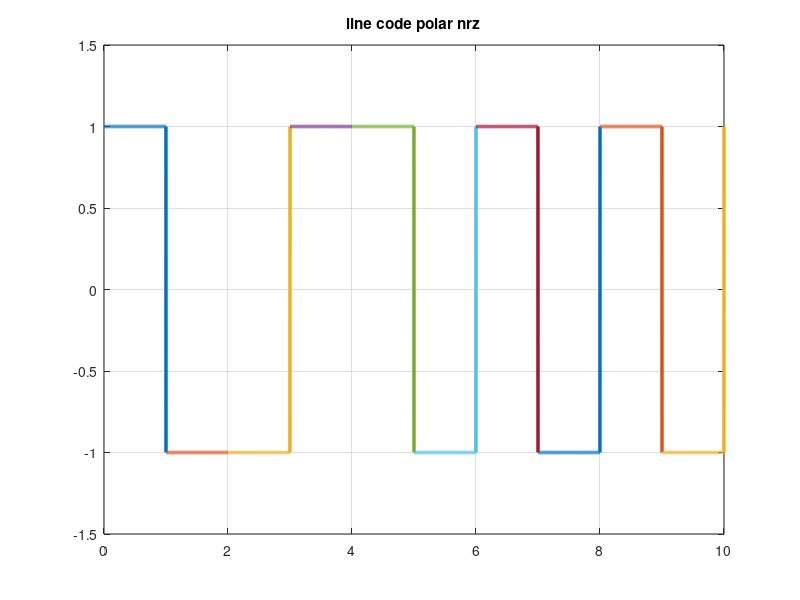

Recreate this plot in MATLAB.
clc;close all;clear all;
h=[1 0 0 1 1 0 1 0 1 0];
n=1;
l=length(h);
h(l+1)=1;
while n<=length(h)-1;
    t=n-1:0.001:n;
if h(n)==0
    if h(n+1)==0
        y=-(t<n)-(t==n);
    else
        y=-(t<n)+(t==n);
end
d=plot(t,y);grid on;
title('line code polar nrz');
set(d,'linewidth',2.5);
hold on;
axis([0 length(h)-1 -1.5 1.5]);
disp('zero')
else 
    if h(n+1)==0
        y=(t<n)-1*(t==n);
    else
        y=(t<n)+1*(t==n);
    end
    d=plot(t,y);grid on;
title('line code polar nrz');
set(d,'lineWidth',2.5);
hold on;
axis([0 length(h)-1 -1.5 1.5]);
disp('one')
end 
n=n+1;
end
